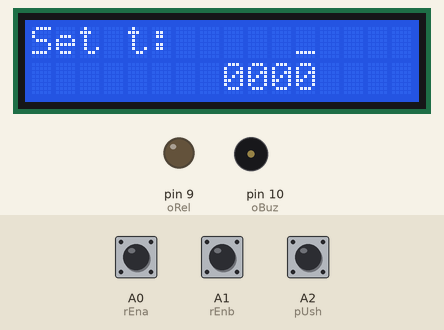
A sketch run on a simulated Arduino Uno, built with avr-gcc and run on an emulated ATmega328P. Parts: 16×2 character LCD, output pins drawn as LEDs (lit = HIGH), buzzer (waves = sounding, pin HIGH). The inputs (shaded band) are chosen by the test bench; at power-on: A2 (pUsh) HIGH, A0 (rEna) HIGH, A1 (rEnb) HIGH.

Above: at 2.2 s.
2.3 s: A2 (pUsh) pulled LOW for 1 s
At 3.8 s:
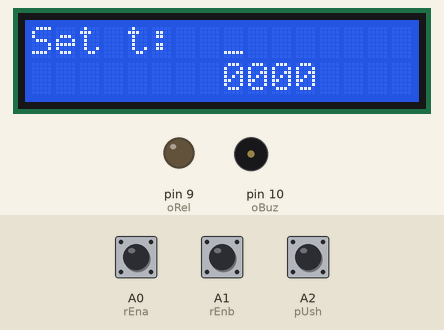
4.8 s: A0 (rEna) pulled LOW for 0.15 s
At 6.0 s:
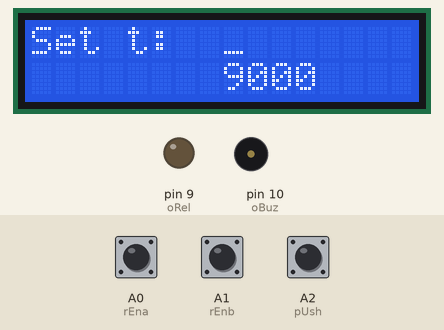
6.4 s: A2 (pUsh) pulled LOW for 3.2 s
At 7.8 s:
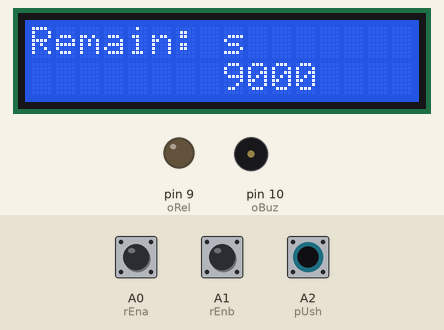
11.1 s: A2 (pUsh) pulled LOW for 0.15 s
At 12.8 s:
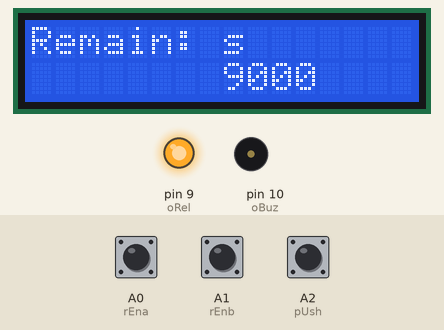
Timing chart, 0 to 14.3 s (numbered marks = the images above; inputs shaded):
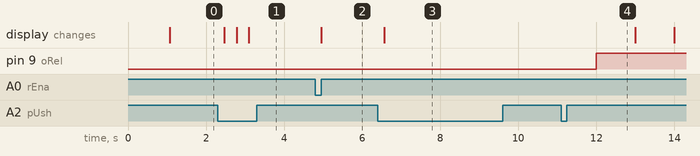

Measured:
- after the input at 2.3 s, the display: first changes after 0.17 s (image 1 shows a later state)
- after the input at 4.8 s, the display: changes after 0.15 s (image 2)
- after the input at 6.4 s, the display: changes after 0.17 s (image 3)
- after the input at 11.1 s, pin 9 (oRel): LOW → HIGH after 0.90 s

The sketch:

Soft_timer_Ardino_and_rotary_encoder.ino
```cpp
//Designed by Stoica Tudor 07.2019  Rew 08.2019
//"Programable Timer" from n seconds to 0, n max=9999s.
// Possibility to memorize preset time.
// Rotary encoder

#include <LiquidCrystal.h>  // include the library code:
// LiquidCrystal (RS, E, D4,D5,D6,D7)
LiquidCrystal lcd(12, 11, 5, 4, 3, 2);

byte u=0;// seconds s
byte z=0;// sX10
byte s=0;// sX100
byte m=0;// sX1000
int counter=0;
int n=0;
#define btMem A3 //Button "Memory" to ground
#define oRel 9 // OUT relay
#define oBuz 10 // OUT buzzer
#define pUsh A2 // Push rot. enc. to ground
#define rEnb A1 //Rot enc "B" to ground
#define rEna A0 //Rot enc "A" to ground
void setup() {
   lcd.begin(16, 2);
   pinMode(btMem, INPUT_PULLUP);
   pinMode(pUsh, INPUT_PULLUP);
   pinMode(rEnb, INPUT_PULLUP);
   pinMode(rEna, INPUT_PULLUP);
   pinMode(oRel, OUTPUT);
   pinMode(oBuz, OUTPUT);

//Welcome message
   lcd.clear();
  lcd.display();
 lcd.print("    HELLO !");
  delay(1000);
}

void loop() {

// set timer

  lcd.clear();// set s.
  lcd.print("Set t:     _");
  lcdpr();
  do{
  u= roTen();
  lcdpr();
  }while(digitalRead(pUsh)==HIGH);//"Push" button
  delay(10);
  counter=0;


  lcd.clear();// set 10Xs.
  lcd.print("Set t:    _");
   lcdpr();
    do{
  z= roTen();
  lcdpr();
  }while(digitalRead(pUsh)==HIGH);//"Push" button
    delay(10);
   counter=0;


     lcd.clear();// set 100Xs.
     lcd.print("Set t:   _");
     lcdpr();
  do{
  s= roTen();
  lcdpr();
  }while(digitalRead(pUsh)==HIGH);//"Push" button
    delay(10);
    counter=0;


  lcd.clear();//set sX1000
  lcd.print("Set t:  _");
  lcdpr();
    do{
  m= roTen();
  lcdpr();
  }while(digitalRead(pUsh)==HIGH);//"Push" button
 delay(10);
 counter=0;

 //Out of set routine

    n=m*1000+s*100+z*10+u;//compute "n"
    if(n!=0){

  do{//Memory
    n=m*1000+s*100+z*10+u;//compute "n"

     //display set "n"
  lcd.clear();
  lcd.print("Remain: s");
  lcd.setCursor(8,1);
  lcd.print(n);

while(0==digitalRead(pUsh));//"Push" button to start
while(1==digitalRead(pUsh));
delay(50);

while(millis() % 1000 != 0);//sincro with time base

  digitalWrite(oRel,HIGH);//Start timer

  do{// decrease time
  //display current "n"
  lcd.clear();
  lcd.print("Remain: s");
  lcd.setCursor(8,1);
  lcd.print(n);

  while(millis() % 1000 != 0);//time base, 1s.

  n=n-1;
  }while(n!=0);

  lcd.clear(); //display n=0
  lcd.print("Remain: s");
  lcd.setCursor(8,1);
  lcd.print(n);

  digitalWrite(oRel,LOW);//Stop timer

digitalWrite(oBuz,HIGH);// start beep to end
delay(1000);
digitalWrite(oBuz,LOW);   //  stop beep to end

  }while(digitalRead(btMem)==HIGH);//"Memory" button
  u=0;
  z=0;
  s=0;
  m=0;
}}// end of loop


byte roTen(){ //  Rotary encoder routine
 while(digitalRead(pUsh) &digitalRead(rEnb) & digitalRead(rEna)==1);
  if(digitalRead(pUsh)==0){
  return counter;
  }
   switch(digitalRead(rEna)) {
    case HIGH:
    while(digitalRead(rEna)==0);
    while(digitalRead(rEnb)==0);
    counter ++;
    counter=counter%10;
    break;
    case LOW:
   while(digitalRead(rEnb)==0);
   while(digitalRead(rEna)==0);
   counter --;
    if(counter==-1){
    counter=9;//left begin with 9
    }
    counter=abs(counter)%10;
  break;
  }
  return counter;
   }

  void lcdpr(){//display "n" routine
  lcd.setCursor(8,1);
  lcd.print(m);
  lcd.print(s);
  lcd.print(z);
  lcd.print(u);
  delay(150);
  }
```
